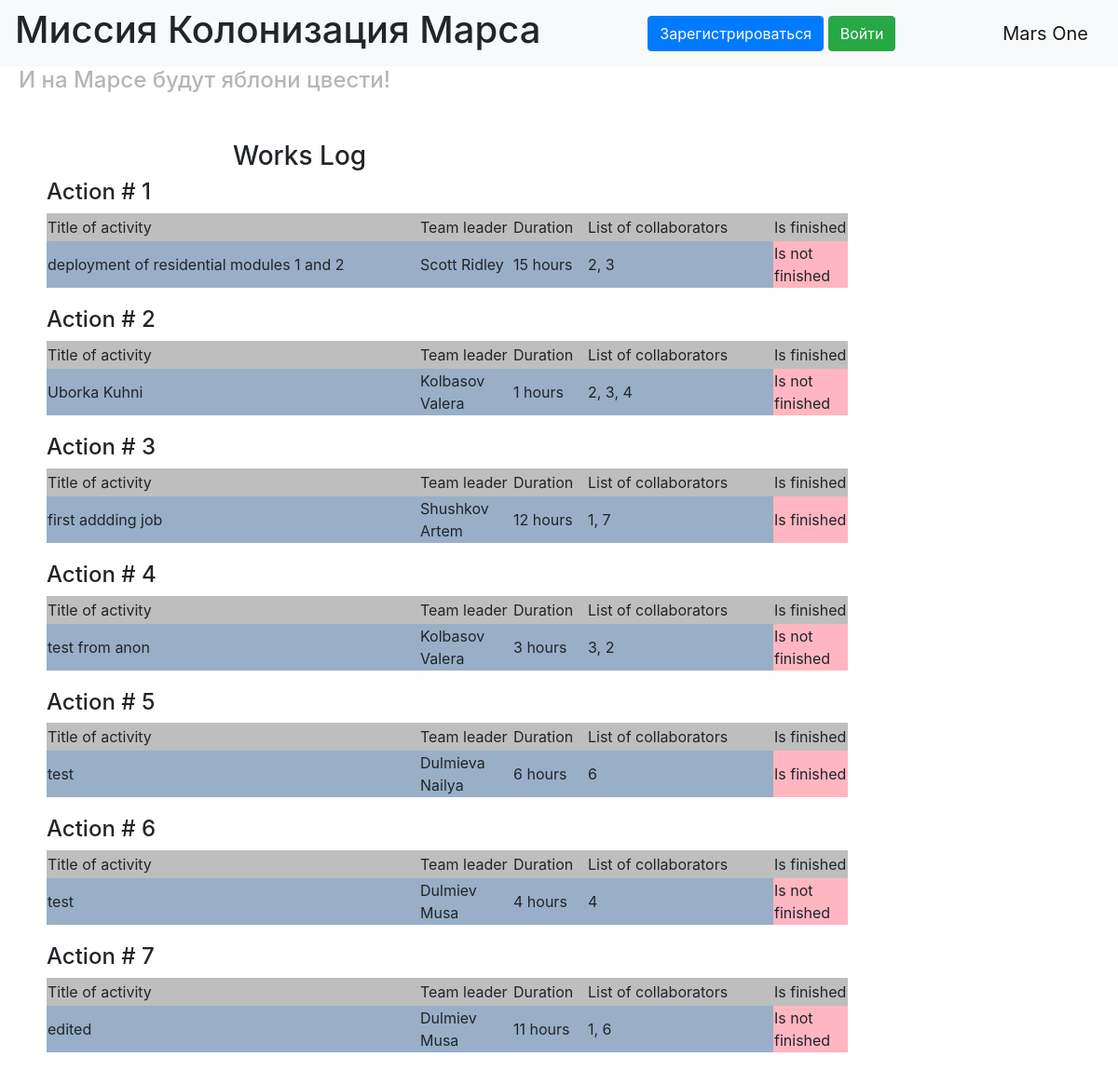
The app's page /, older data.
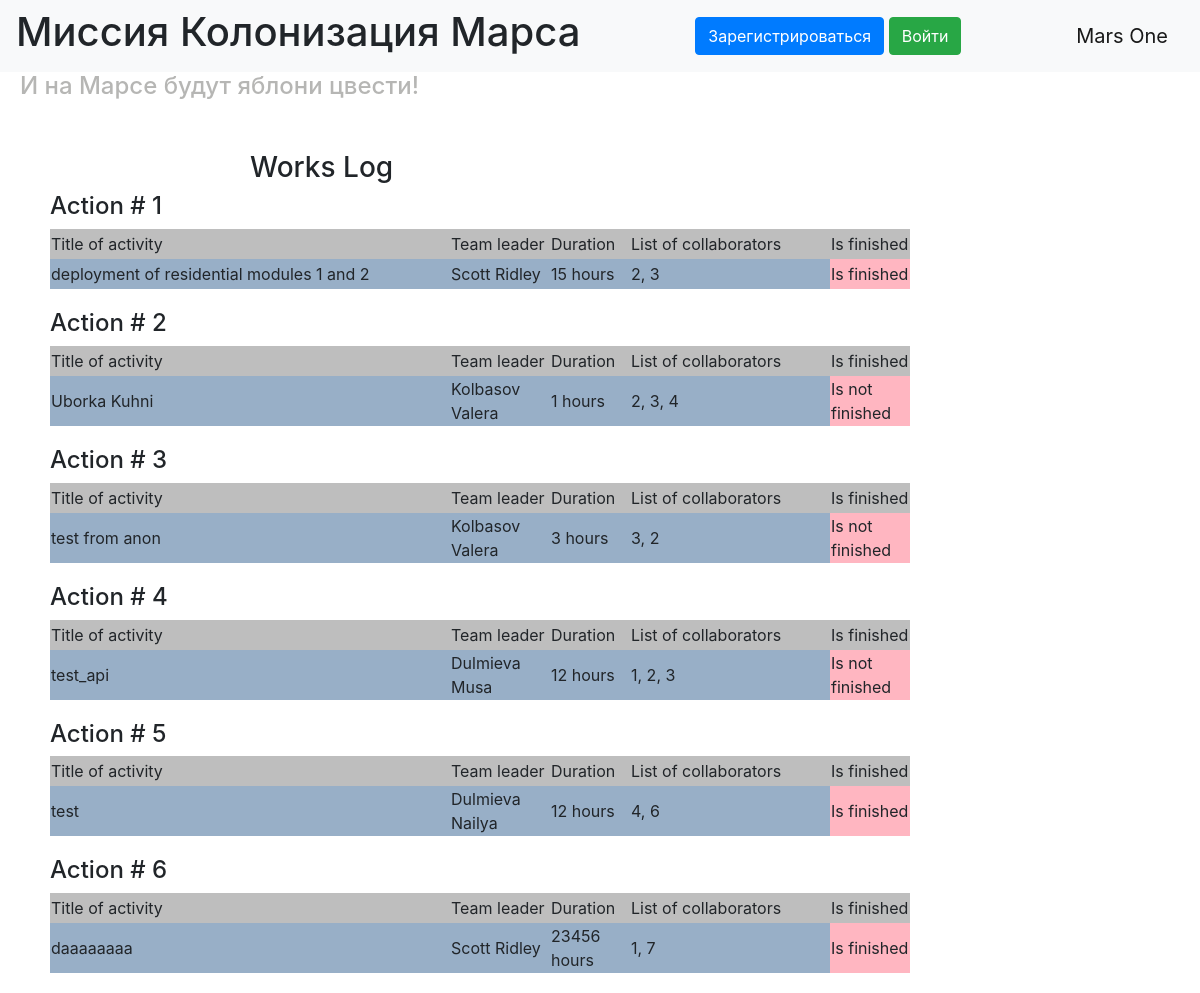
The same page, newer data.
### data/jobs.py (models this page shows)
class Jobs(SqlAlchemyBase, SerializerMixin):
    __tablename__ = 'jobs'
    id = sqlalchemy.Column(sqlalchemy.Integer,
                           primary_key=True, autoincrement=True)
    team_leader = sqlalchemy.Column(sqlalchemy.Integer,
                                    sqlalchemy.ForeignKey("users.id"))
    job = sqlalchemy.Column(sqlalchemy.String, nullable=True)
    work_size = sqlalchemy.Column(sqlalchemy.Integer, nullable=True)
    collaborators = sqlalchemy.Column(sqlalchemy.String, nullable=True)
    start_date = sqlalchemy.Column(sqlalchemy.DateTime, default=datetime.datetime.now)
    end_date = sqlalchemy.Column(sqlalchemy.DateTime)
    is_finished = sqlalchemy.Column(sqlalchemy.Boolean, default=True)

### main_old.py (the view)
@app.route("/")
def index():
    jobs = []
    for job in db_sess.query(Jobs).all():
        user = db_sess.query(User).filter(User.id == job.team_leader).first()
        name = user.surname + ' ' + user.name
        jobs.append((job.job, name, f'{job.work_size} hours', job.collaborators,
                     'Is finished' if job.is_finished else 'Is not finished',
                     current_user.is_authenticated and (job.team_leader == current_user.id or current_user.id == 1),
                     job.id))
    return render_template("index.html", style=url_for('static', filename='css/style.css'), jobs=jobs)

### templates/index.html (shortened to what this page needs)
{% extends "base.html" %}
{% block content %}
<div class="main_content">
    <h3 class="works_log">Works Log</h3>
    {% for job in jobs %}
        <h4>Action # {{loop.index}}</h4>
        <table class="job_table">
            <tr class="cap">
                <td width="400px" height="20px">Title of activity</td>
                <td width="100px" height="20px">Team leader</td>
                <td width="80px" height="20px">Duration</td>
                <td width="200px" height="20px">List of collaborators</td>
                <td width="80px" height="30px">Is finished</td>
            </tr>
            <tr class="info">
                <td width="400px" height="20px">{{job[0]}}</td>
                <td width="100px" height="20px">{{job[1]}}</td>
                <td width="80px" height="20px">{{job[2]}}</td>
                <td width="200px" height="20px">{{job[3]}}</td>
                <td width="80px" height="30px" class="is_finished_info">{{job[4]}}</td>
            </tr>
        </table>
    {% endfor %}
</div>
{% endblock %}
{% block style_block %}
<link href={{style}} rel="stylesheet" type="text/css">
{% endblock %}

### templates/base.html (shortened to what this page needs)
<!doctype html>
<html lang="en">
<head>
    <link rel="stylesheet"
          href="https://stackpath.bootstrapcdn.com/bootstrap/4.4.1/css/bootstrap.min.css"
>
    {% block style_block %}{% endblock %}
</head>
<body>
    <nav class="navbar navbar-light bg-light">
        <H1>Миссия Колонизация Марса</H1>
        {% if current_user.is_authenticated %}
            <p>
                <a class="btn btn-primary " href="/addjob">Add job</a>
            </p>
            <a class="navbar-brand" href="/logout">{{ current_user.surname }} {{ current_user.name }}</a>
        {% else %}
            <p>
                <a class="btn btn-primary " href="/register">Зарегистрироваться</a>
                <a class="btn btn-success" href="/login">Войти</a>
            </p>
        {% endif %}
        <a class="navbar-brand" href="/">Mars One</a>
    </nav>
    <H4 class="apple">И на Марсе будут яблони цвести!</H4>
    {% block content %}{% endblock %}
</body>
</html>

### static/css/style.css (style rules this page uses)
.works_log { margin-left: 200px; }
.main_content { margin-left: 50px; margin-top: 50px; }
.cap { background-color: #BEBEBE; }
.apple { margin-left: 20px; color: #B6B6B4; }
.info { background-color: #98AFC7; }
.is_finished_info { background-color: #ffb6c1; }
.job_table { margin-bottom: 20px; }
p { margin-bottom: 1px; }

Row changes from the older to the newer data that the page shows:
removed Jobs: job "first addding job", job "Shushkov Artem", job "12 hours", collaborators "1, 7", job "Is finished"
removed Jobs: job "test", job "Dulmieva Nailya", job "6 hours", work_size "6", job "Is finished"
removed Jobs: job "test", job "Dulmiev Musa", job "4 hours", work_size "4", job "Is not finished"
changed Jobs "deployment of residential modules 1 and 2": job "Is not finished" → "Is finished"
changed Jobs: job "edited" → "test_api"; job "Dulmiev Musa" → "Dulmieva Musa"; job "11 hours" → "12 hours"; collaborators "1, 6" → "1, 2, 3"
added Jobs: job "test", job "Dulmieva Nailya", job "12 hours", collaborators "4, 6", job "Is finished"
added Jobs: job "daaaaaaaa", job "Scott Ridley", job "23456 hours", collaborators "1, 7", job "Is finished"
